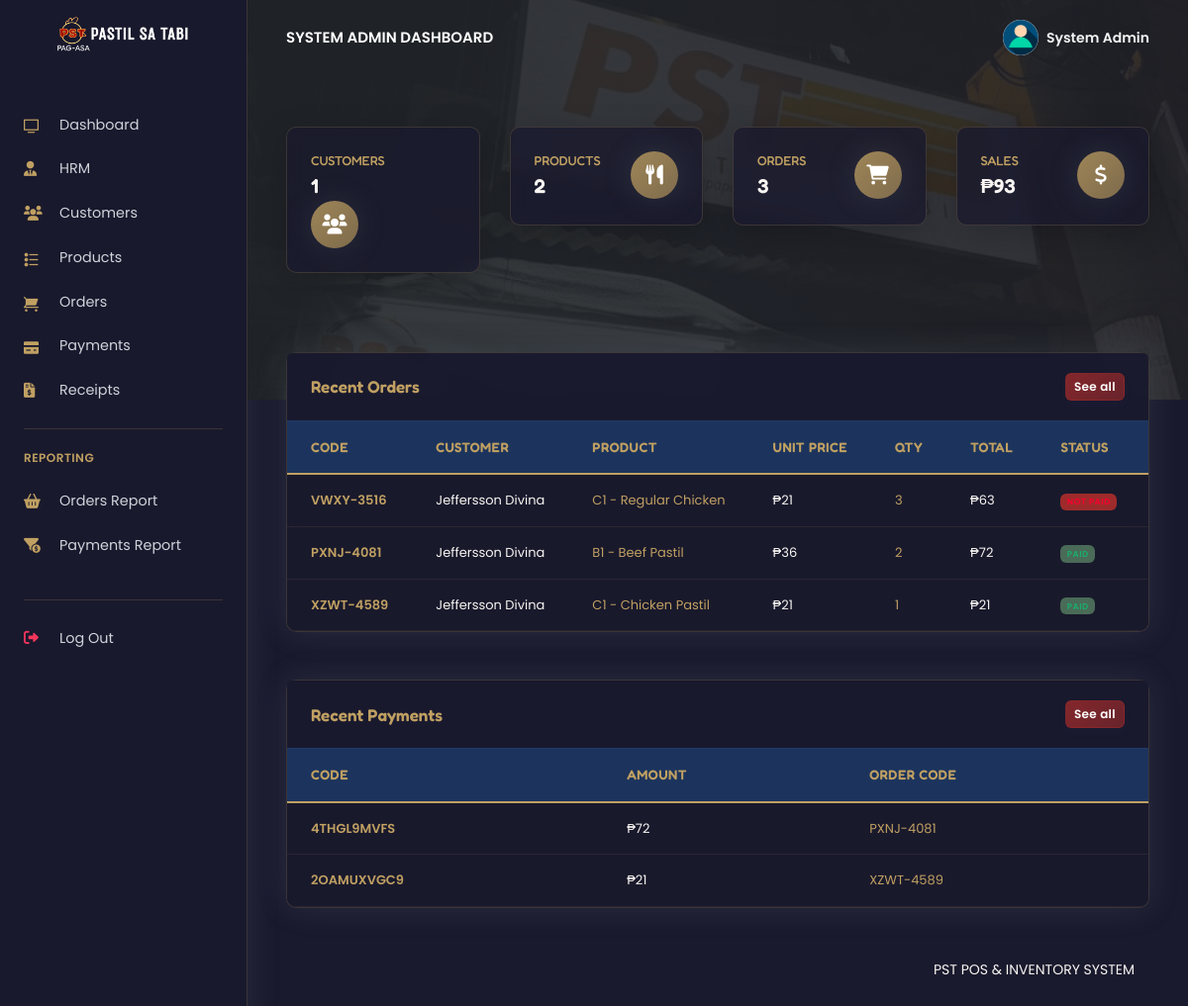
/PSTsystem/admin/dashboard.php (signed in), run on the app's committed database.
### tables this page shows
CREATE TABLE `rpos_admin` (
  `admin_id` varchar(200) NOT NULL,
  `admin_name` varchar(200) NOT NULL,
  `admin_email` varchar(200) NOT NULL,
  `admin_password` varchar(200) NOT NULL
);

CREATE TABLE `rpos_orders` (
  `order_id` varchar(200) NOT NULL,
  `order_code` varchar(200) NOT NULL,
  `customer_id` varchar(200) NOT NULL,
  `customer_name` varchar(200) NOT NULL,
  `prod_id` varchar(200) NOT NULL,
  `prod_name` varchar(200) NOT NULL,
  `prod_price` varchar(200) NOT NULL,
  `prod_qty` varchar(200) NOT NULL,
  `order_status` varchar(200) NOT NULL,
  `created_at` timestamp(6) NOT NULL DEFAULT current_timestamp(6) ON UPDATE current_timestamp(6)
);

CREATE TABLE `rpos_payments` (
  `pay_id` varchar(200) NOT NULL,
  `pay_code` varchar(200) NOT NULL,
  `order_code` varchar(200) NOT NULL,
  `customer_id` varchar(200) NOT NULL,
  `pay_amt` varchar(200) NOT NULL,
  `pay_method` varchar(200) NOT NULL,
  `created_at` timestamp(6) NOT NULL DEFAULT current_timestamp(6) ON UPDATE current_timestamp(6)
);

### PSTsystem/admin/partials/_analytics.php (called while the page is built, shortened)
<?php
require_once __DIR__ . '/../config/config.php';
$query = "SELECT COUNT(*) FROM `rpos_customers` ";
$stmt = $mysqli->prepare($query);
$stmt->execute();
$stmt->bind_result($customers);
$query = "SELECT COUNT(*) FROM `rpos_orders` ";
$stmt = $mysqli->prepare($query);
$stmt->execute();
$stmt->bind_result($orders);
$query = "SELECT COUNT(*) FROM `rpos_products` ";
$stmt = $mysqli->prepare($query);
$stmt->execute();
$stmt->bind_result($products);
$query = "SELECT SUM(pay_amt) FROM `rpos_payments` ";
$stmt = $mysqli->prepare($query);
$stmt->execute();
$stmt->bind_result($sales);
?>

### PSTsystem/admin/dashboard.php (the view, shortened to what this page needs)
<?php
include('config/config.php');
require_once('partials/_head.php');
require_once('partials/_analytics.php');
?>
<!DOCTYPE html>
<html lang="en">
<head>
    <link rel="stylesheet" href="https://cdnjs.cloudflare.com/ajax/libs/font-awesome/6.0.0/css/all.min.css">
</head>
<body>
  <?php
  require_once('partials/_sidebar.php');
  ?>
  <div class="main-content">
    <?php
    require_once('partials/_topnav.php');
    ?>
    <div class="header pb-8 pt-5 pt-md-8">
      <span class="mask bg-gradient-dark opacity-8"></span>
      <div class="container-fluid">
        <div class="header-body">
          <div class="row">
            <div class="col-xl-3 col-lg-6">
              <a href="customers.php">
                <div class="card card-stats mb-4 mb-xl-0">
                  <div class="card-body">
                    <div class="row">
                      <div class="col">
                        <h5 class="card-title text-uppercase mb-0">Customers</h5>
                        <span class="h2 font-weight-bold mb-0"><?php echo $customers; ?></span>
                      </div>
                      <div class="col-auto">
                        <div class="icon icon-shape text-white rounded-circle shadow">
                          <i class="fas fa-users"></i>
                        </div>
                      </div>
                    </div>
                  </div>
                </div>
              </a>
            </div>
            <div class="col-xl-3 col-lg-6">
              <a href="products.php">
                <div class="card card-stats mb-4 mb-xl-0">
                  <div class="card-body">
                    <div class="row">
                      <div class="col">
                        <h5 class="card-title text-uppercase mb-0">Products</h5>
                        <span class="h2 font-weight-bold mb-0"><?php echo $products; ?></span>
                      </div>
                      <div class="col-auto">
                        <div class="icon icon-shape text-white rounded-circle shadow">
                          <i class="fas fa-utensils"></i>
                        </div>
                      </div>
                    </div>
                  </div>
                </div>
              </a>
            </div>
            <div class="col-xl-3 col-lg-6">
              <a href="orders.php">
                <div class="card card-stats mb-4 mb-xl-0">
                  <div class="card-body">
                    <div class="row">
                      <div class="col">
                        <h5 class="card-title text-uppercase mb-0">Orders</h5>
                        <span class="h2 font-weight-bold mb-0"><?php echo $orders; ?></span>
                      </div>
                      <div class="col-auto">
                        <div class="icon icon-shape text-white rounded-circle shadow">
                          <i class="fas fa-shopping-cart"></i>
                        </div>
                      </div>
                    </div>
                  </div>
                </div>
              </a>
            </div>
            <div class="col-xl-3 col-lg-6">
              <a href="payments.php">
                <div class="card card-stats mb-4 mb-xl-0">
                  <div class="card-body">
                    <div class="row">
                      <div class="col">
                        <h5 class="card-title text-uppercase mb-0">Sales</h5>
                        <span class="h2 font-weight-bold mb-0">₱<?php echo $sales; ?></span>
                      </div>
                      <div class="col-auto">
                        <div class="icon icon-shape text-white rounded-circle shadow">
                          <i class="fas fa-dollar-sign"></i>
                        </div>
                      </div>
                    </div>
                  </div>
                </div>
              </a>
            </div>
          </div>
        </div>
      </div>
    </div>
    <div class="container-fluid mt--7">
      <div class="row mt-5">
        <div class="col-xl-12 mb-5 mb-xl-0">
          <div class="card shadow">
            <div class="card-header border-0">
              <div class="row align-items-center">
                <div class="col">
                  <h3 class="mb-0">Recent Orders</h3>
                </div>
                <div class="col text-right">
                  <a href="orders_reports.php" class="btn btn-sm btn-primary">See all</a>
                </div>
              </div>
            </div>
            <div class="table-responsive">
              <table class="table align-items-center table-flush">
                <thead class="thead-dark">
                  <tr>
                    <th class="text-gold" scope="col">Code</th>
                    <th scope="col">Customer</th>
                    <th class="text-gold" scope="col">Product</th>
                    <th scope="col">Unit Price</th>
                    <th class="text-gold" scope="col">Qty</th>
                    <th scope="col">Total</th>
                    <th scope="col">Status</th>
                    <th class="text-gold" scope="col">Date</th>
                  </tr>
                </thead>
                <tbody>
                  <?php
                  $ret = "SELECT * FROM  rpos_orders ORDER BY `rpos_orders`.`created_at` DESC LIMIT 7 ";
                  $stmt = $mysqli->prepare($ret);
                  $stmt->execute();
                  $res = $stmt->get_result();
                  while ($order = $res->fetch_object()) {
                    $total = ($order->prod_price * $order->prod_qty);
                  ?>
                    <tr>
                      <th class="text-gold" scope="row"><?php echo $order->order_code; ?></th>
                      <td><?php echo $order->customer_name; ?></td>
                      <td class="text-gold"><?php echo $order->prod_name; ?></td>
                      <td>₱<?php echo $order->prod_price; ?></td>
                      <td class="text-gold"><?php echo $order->prod_qty; ?></td>
                      <td>₱<?php echo $total; ?></td>
                      <td><?php if ($order->order_status == '') {
                            echo "<span class='badge badge-danger'>Not Paid</span>";
                          } else {
                            echo "<span class='badge badge-success'>$order->order_status</span>";
                          } ?></td>
                      <td class="text-gold"><?php echo date('d/M/Y g:i', strtotime($order->created_at)); ?></td>
                    </tr>
                  <?php } ?>
                </tbody>
              </table>
            </div>
          </div>
      <div class="row mt-5">
        <div class="col-xl-12">
          <div class="card shadow">
            <div class="card-header border-0">
              <div class="row align-items-center">
                <div class="col">
                  <h3 class="mb-0">Recent Payments</h3>
                </div>
                <div class="col text-right">
                  <a href="payments_reports.php" class="btn btn-sm btn-primary">See all</a>
                </div>
              </div>
            </div>
            <div class="table-responsive">
              <table class="table align-items-center table-flush">
                <thead class="thead-dark">
                  <tr>
                    <th class="text-gold" scope="col">Code</th>
                    <th scope="col">Amount</th>
                    <th class="text-gold" scope="col">Order Code</th>
                  </tr>
                </thead>
                <tbody>
                  <?php
                  $ret = "SELECT * FROM rpos_payments ORDER BY `rpos_payments`.`created_at` DESC LIMIT 7 ";
                  $stmt = $mysqli->prepare($ret);
                  $stmt->execute();
                  $res = $stmt->get_result();
                  while ($payment = $res->fetch_object()) {
                  ?>
                    <tr>
                      <th class="text-gold" scope="row"><?php echo $payment->pay_code; ?></th>
                      <td>₱<?php echo $payment->pay_amt; ?></td>
                      <td class="text-gold"><?php echo $payment->order_code; ?></td>
                    </tr>
                  <?php } ?>
                </tbody>
              </table>
            </div>
          </div>
        </div>
      </div>
      <?php require_once('partials/_footer.php'); ?>
    </div>
  </div>
</body>
</html>

### PSTsystem/admin/partials/_sidebar.php (shortened to what this page needs)
<?php
$admin_id = $_SESSION['admin_id'];
$ret = "SELECT * FROM  rpos_admin  WHERE admin_id = '$admin_id'";
$stmt = $mysqli->prepare($ret);
$stmt->execute();
$res = $stmt->get_result();
while ($admin = $res->fetch_object()) {
?>
  <nav class="navbar navbar-vertical fixed-left navbar-expand-md navbar-light sidebar" id="sidenav-main">
    <div class="container-fluid">
      <a class="navbar-brand pt-0" href="dashboard.php">
        <img src="assets/img/brand/repos.png" class="navbar-brand-img" alt="...">
      </a>
      <div class="collapse navbar-collapse" id="sidenav-collapse-main">
        <ul class="navbar-nav">
          <li class="nav-item">
            <a class="nav-link text-light" href="dashboard.php">
              <i class="ni ni-tv-2 text-gold"></i> Dashboard
            </a>
          </li>
          <li class="nav-item">
            <a class="nav-link text-light" href="hrm.php">
              <i class="fas fa-user-tie text-gold"></i> HRM
            </a>
          </li>
          <li class="nav-item">
            <a class="nav-link text-light" href="customers.php">
              <i class="fas fa-users text-gold"></i> Customers
            </a>
          </li>
          <li class="nav-item">
            <a class="nav-link text-light" href="products.php">
              <i class="ni ni-bullet-list-67 text-gold"></i> Products
            </a>
          </li>
          <li class="nav-item">
            <a class="nav-link text-light" href="orders.php">
              <i class="ni ni-cart text-gold"></i> Orders
            </a>
          </li>
          <li class="nav-item">
            <a class="nav-link text-light" href="payments.php">
              <i class="ni ni-credit-card text-gold"></i> Payments
            </a>
          </li>
          <li class="nav-item">
            <a class="nav-link text-light" href="receipts.php">
              <i class="fas fa-file-invoice-dollar text-gold"></i> Receipts
            </a>
          </li>
        </ul>
        <hr class="my-3" style="border-color: rgba(192, 160, 98, 0.2);">
        <h6 class="navbar-heading text-gold">Reporting</h6>
        <ul class="navbar-nav mb-md-3">
          <li class="nav-item">
            <a class="nav-link text-light" href="orders_reports.php">
              <i class="fas fa-shopping-basket text-gold"></i> Orders Report
            </a>
          </li>
          <li class="nav-item">
            <a class="nav-link text-light" href="payments_reports.php">
              <i class="fas fa-funnel-dollar text-gold"></i> Payments Report
            </a>
          </li>
        </ul>
        <hr class="my-3" style="border-color: rgba(192, 160, 98, 0.2);">
        <ul class="navbar-nav mb-md-3">
          <li class="nav-item">
            <a class="nav-link text-light" href="logout.php">
              <i class="fas fa-sign-out-alt text-danger"></i> Log Out
            </a>
          </li>
        </ul>
      </div>
    </div>
  </nav>
<?php } ?>

### PSTsystem/admin/partials/_topnav.php (shortened to what this page needs)
<?php
$admin_id = $_SESSION['admin_id'];
$ret = "SELECT * FROM  rpos_admin  WHERE admin_id = '$admin_id'";
$stmt = $mysqli->prepare($ret);
$stmt->execute();
$res = $stmt->get_result();
while ($admin = $res->fetch_object()) {
?>
    <nav class="navbar navbar-top navbar-expand-md navbar-dark" id="navbar-main">
        <div class="container-fluid">
            <a class="h4 mb-0 text-white text-uppercase d-none d-lg-inline-block" href="dashboard.php"><?php echo $admin->admin_name; ?> Dashboard</a>
            <ul class="navbar-nav align-items-center d-none d-md-flex">
                <li class="nav-item dropdown">
                    <a class="nav-link pr-0" href="#" role="button" data-toggle="dropdown" aria-haspopup="true" aria-expanded="false">
                        <div class="media align-items-center">
                            <span class="avatar avatar-sm rounded-circle">
                                <img alt="Image placeholder" src="assets/img/theme/user-a-min.png">
                            </span>
                            <div class="media-body ml-2 d-none d-lg-block">
                                <span class="mb-0 text-sm  font-weight-bold"><?php echo $admin->admin_name; ?></span>
                            </div>
                        </div>
                    </a>
                </li>
            </ul>
        </div>
    </nav>
<?php } ?>

### data on the page
rpos_admin: admin_name "SYSTEM ADMIN", admin_name "System Admin"
rpos_orders: order_code "VWXY-3516", customer_name "Jeffersson Divina", prod_name "C1 - Regular Chicken", prod_price "21", prod_qty "3", total "63"
rpos_orders: order_code "PXNJ-4081", customer_name "Jeffersson Divina", prod_name "B1 - Beef Pastil", prod_price "36", prod_qty "2", total "72", order_status "PAID"
rpos_orders: order_code "XZWT-4589", customer_name "Jeffersson Divina", prod_name "C1 - Chicken Pastil", prod_price "21", prod_qty "1", order_status "PAID"
rpos_payments: pay_code "4THGL9MVFS", pay_amt "72", order_code "PXNJ-4081"
rpos_payments: pay_code "2OAMUXVGC9", pay_amt "21", order_code "XZWT-4589"

### other printed values
$customers "1"
$products "2"
$orders "3"
$sales "93"
